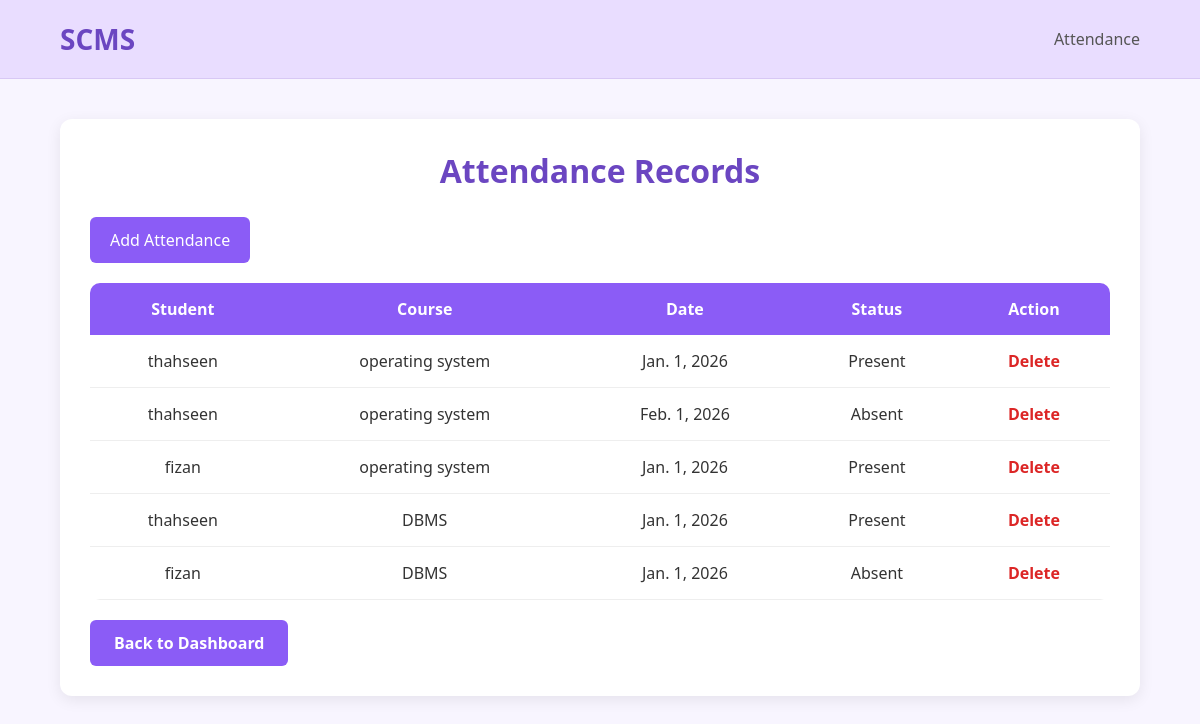
Page /attendance/ (signed in) on the committed database.
### myapp/models.py (models this page shows, shortened)
class Attendance(models.Model):
    STATUS_CHOICES = (
        ('Present', 'Present'),
        ('Absent', 'Absent'),
    )
    student = models.ForeignKey(
        User,
        on_delete=models.CASCADE
    )
    course = models.ForeignKey(
        Course,
        on_delete=models.CASCADE
    )
    date = models.DateField()
    status = models.CharField(
        max_length=10,
        choices=STATUS_CHOICES
    )

class Course(models.Model):
    course_name = models.CharField(
        max_length=100
    )
    course_code = models.CharField(
        max_length=20,
        unique=True
    )
    description = models.TextField()
    faculty = models.ForeignKey(
        User,
        on_delete=models.SET_NULL,
        null=True,
        blank=True
    )

### myapp/views.py (the view)
@login_required
@user_passes_test(is_faculty)
def attendance_list(request):
    attendance = Attendance.objects.all()
    return render(
        request,
        'attendance_list.html',
        {'attendance': attendance}
    )

### myapp/views.py (called while the page is built)
def is_faculty(user):
    if user.is_superuser:
        return True
    return (
        hasattr(user, 'userprofile')
        and user.userprofile.role == 'Faculty'
    )

### templates/attendance_list.html (shortened to what this page needs)
<!DOCTYPE html>
<html lang="en">
<head>
</head>
<body>
    <div class="head">
        <h2>SCMS</h2>
        <span>Attendance</span>
    </div>
    <div class="container">
        <div class="card">
            <h1>Attendance Records</h1>
            <a href="{% url 'add_attendance' %}" class="add-btn">
                Add Attendance
            </a>
            <table>
                <tr>
                    <th>Student</th>
                    <th>Course</th>
                    <th>Date</th>
                    <th>Status</th>
                    <th>Action</th>
                </tr>
                {% for a in attendance %}
                <tr>
                    <td>{{ a.student.username }}</td>
                    <td>{{ a.course.course_name }}</td>
                    <td>{{ a.date }}</td>
                    <td>{{ a.status }}</td>
                    <td>
                        <a href="{% url 'delete_attendance' a.id %}" class="delete-btn">
                            Delete
                        </a>
                    </td>
                </tr>
                {% endfor %}
            </table>
            {% if request.user.is_superuser %}
            <a href="{% url 'admin_dashboard' %}" class="back-btn">
                Back to Dashboard
            </a>
            {% elif request.user.userprofile.role == 'Faculty' %}
            <a href="{% url 'faculty_dashboard' %}" class="back-btn">
                Back to Dashboard
            </a>
            {% else %}
            <a href="{% url 'student_dashboard' %}" class="back-btn">
                Back to Dashboard
            </a>
            {% endif %}
        </div>
    </div>
</body>
</html>

### templates/attendance_list.html (style rules this page uses)
* { margin: 0; padding: 0; box-sizing: border-box; }
body { font-family: 'Segoe UI', sans-serif; background: #f8f5ff; color: #333; min-height: 100vh; }
.head { display: flex; justify-content: space-between; align-items: center; padding: 20px 60px; background-color: #e9ddff; border-bottom: 1px solid #d8c8f5; }
.head h2 { color: #6b46c1; font-size: 28px; }
.head span { color: #555; font-size: 16px; }
.container { width: 90%; max-width: 1200px; margin: 40px auto; }
.card { background: white; padding: 30px; border-radius: 12px; box-shadow: 0 4px 15px rgba(0, 0, 0, .08); }
h1 { text-align: center; color: #6b46c1; margin-bottom: 25px; }
.add-btn { display: inline-block; text-decoration: none; background: #8b5cf6; color: white; padding: 12px 20px; border-radius: 6px; margin-bottom: 20px; transition: .3s; }
table { width: 100%; border-collapse: collapse; overflow: hidden; border-radius: 10px; }
th { background: #8b5cf6; color: white; padding: 15px; }
td { padding: 15px; text-align: center; border-bottom: 1px solid #eee; }
.delete-btn { text-decoration: none; color: #dc2626; font-weight: 600; }
.back-btn { display: inline-block; text-decoration: none; background: #8b5cf6; color: white; padding: 12px 24px; border-radius: 6px; font-weight: 600; margin-top: 20px; transition: .3s; }

### rows in the picture
Attendance: student.username "thahseen", course.course_name "operating system", date "Jan. 1, 2026", status "Present"
Attendance: student.username "thahseen", course.course_name "operating system", date "Feb. 1, 2026", status "Absent"
Attendance: student.username "fizan", course.course_name "operating system", date "Jan. 1, 2026", status "Present"
Attendance: student.username "thahseen", course.course_name "DBMS", date "Jan. 1, 2026", status "Present"
Attendance: student.username "fizan", course.course_name "DBMS", date "Jan. 1, 2026", status "Absent"
